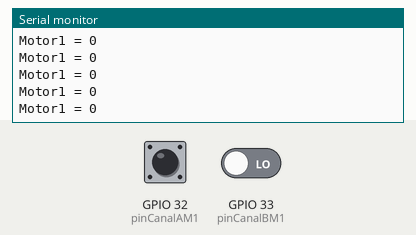
Bench run of a sketch on a simulated ESP32. On the bench: the last lines printed to the serial monitor. The inputs (shaded band) are chosen by the test bench; at power-on: GPIO 32 (pinCanalAM1) LOW, GPIO 33 (pinCanalBM1) LOW.

Above: at 1.2 s.
1.3 s: GPIO 32 (pinCanalAM1) driven HIGH
At 2.2 s:
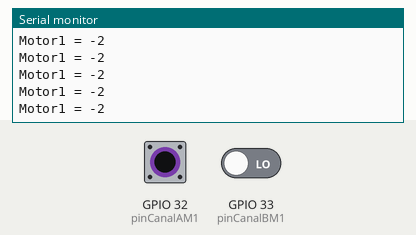
4.3 s: GPIO 32 (pinCanalAM1) pulsed LOW 5 times (0.12 s each, 0.3 s apart)
At 5.3 s:
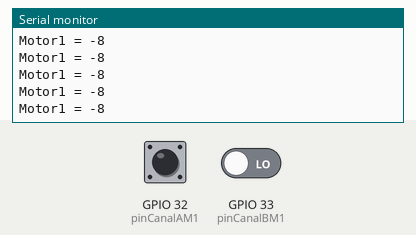
Timing chart, 0 to 7.3 s (numbered marks = the images above; inputs shaded):
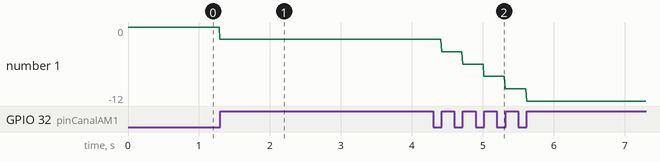

Measured:
- after the input at 1.3 s, the serial monitor: prints a new line at once (image 1)
- after the input at 4.3 s, the serial monitor: prints a new line after 0.12 s (image 2)
- plotted number 1: -2 → -12 after the input at 4.3 s

The sketch:

encoder_counter.ino
```cpp
const int pinCanalAM1=32;
const int pinCanalBM1=33;
int contador1=0;
int state1=0;

//Interrupcion de Encoder 1
void IRAM_ATTR Encoder1()
{
  if (state1==1){
    contador1++;
    }
    else{
      contador1--;
      contador1--;
    }
}

//Interrupcion de Encoder 1B
void IRAM_ATTR Encoder1B()
{
  if (digitalRead(pinCanalBM1)==HIGH){
    state1=1;
  }
  else{
    state1=0;
  }
}

void setup() {
  Serial.begin(9600);

  pinMode(pinCanalAM1,INPUT);
  pinMode(pinCanalBM1,INPUT);
  attachInterrupt(pinCanalAM1,Encoder1,RISING);
  attachInterrupt(pinCanalBM1,Encoder1B,CHANGE);


}

void loop() {
 //Mostrar datos en Serial
  Serial.print("Motor1 = ");
  Serial.println(contador1);


}
```
